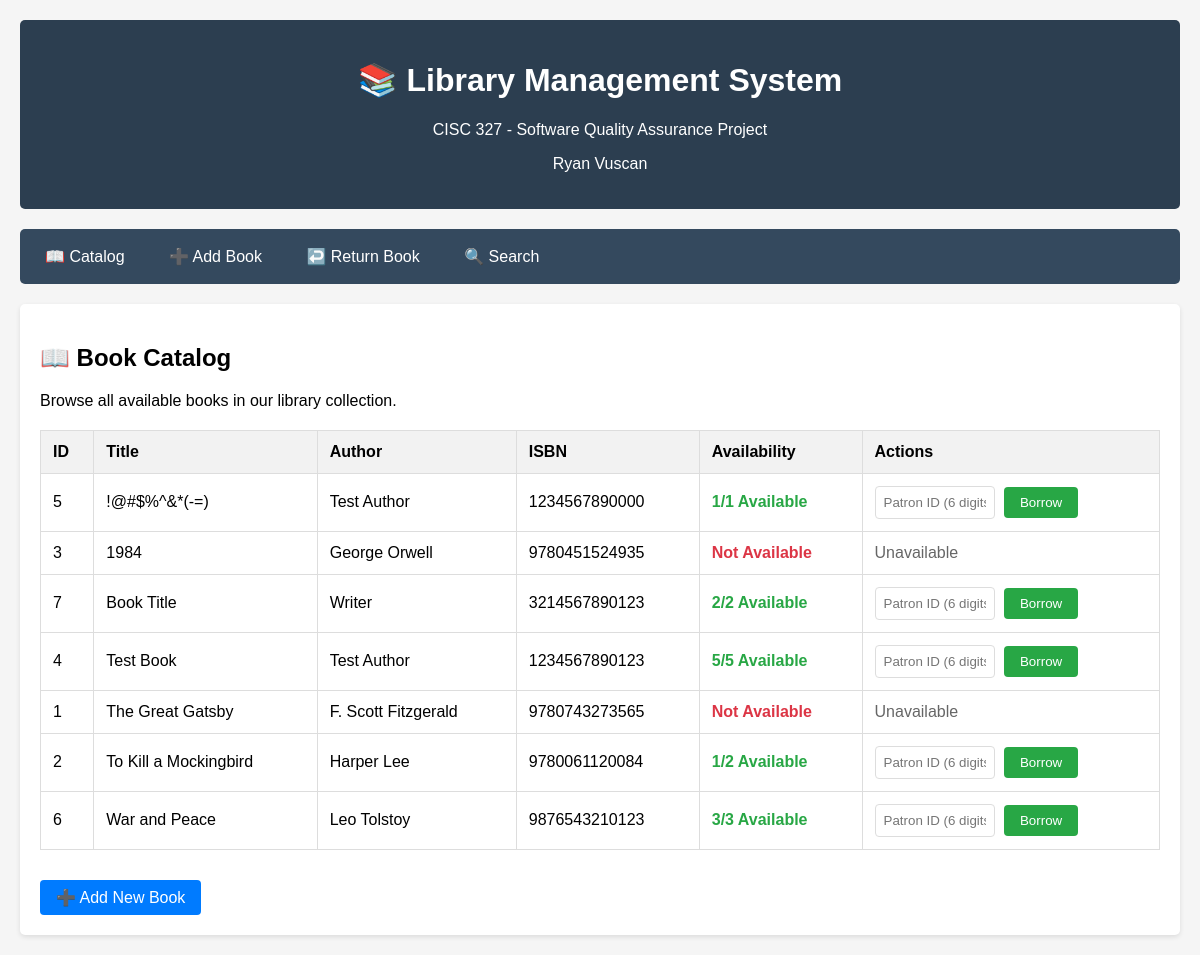
The app's page /catalog, older data.
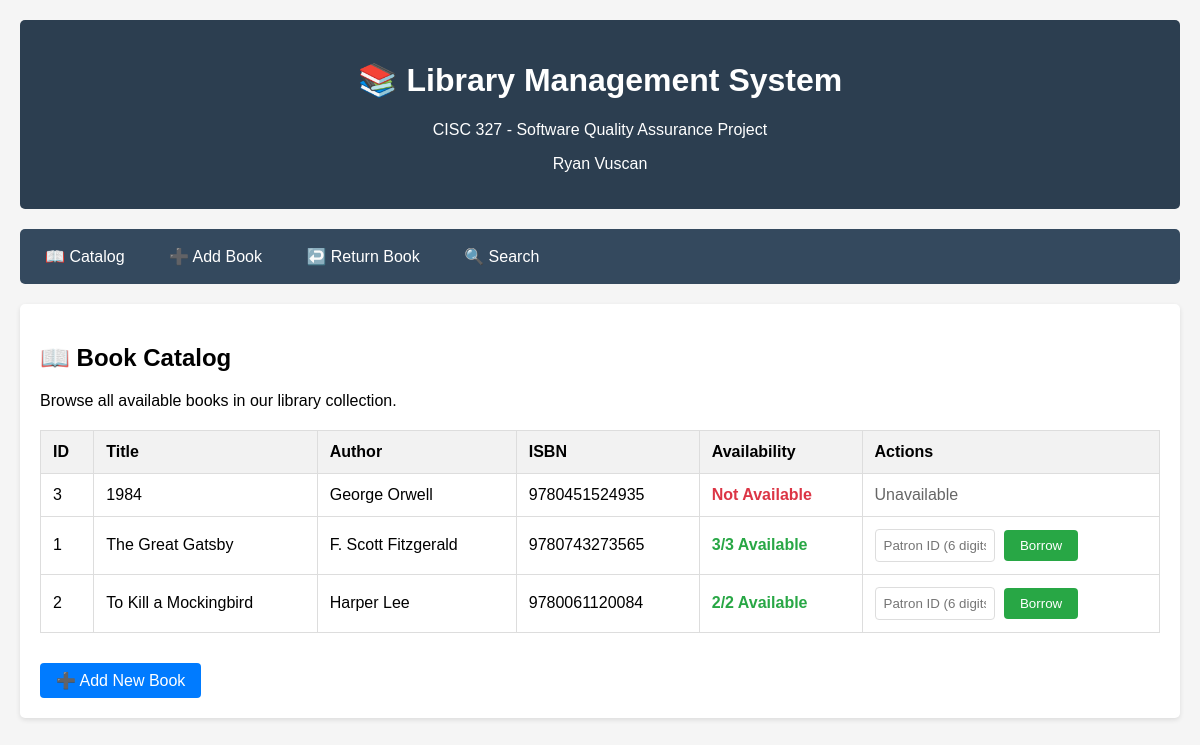
The same page, newer data.
### tables this page shows
CREATE TABLE books (
            id INTEGER PRIMARY KEY AUTOINCREMENT,
            title TEXT NOT NULL,
            author TEXT NOT NULL,
            isbn TEXT UNIQUE NOT NULL,
            total_copies INTEGER NOT NULL,
            available_copies INTEGER NOT NULL
        );

### routes/catalog_routes.py (the view)
@catalog_bp.route('/catalog')
def catalog():
    books = get_all_books()
    return render_template('catalog.html', books=books)

### database.py (called while the page is built)
def get_db_connection():
    conn = sqlite3.connect(DATABASE)
    conn.row_factory = sqlite3.Row  # This enables column access by name
    return conn

def get_all_books() -> List[Dict]:
    conn = get_db_connection()
    books = conn.execute('SELECT * FROM books ORDER BY title').fetchall()
    conn.close()
    return [dict(book) for book in books]

### templates/catalog.html (shortened to what this page needs)
{% extends "base.html" %}
{% block content %}
<h2>📖 Book Catalog</h2>
<p>Browse all available books in our library collection.</p>
{% if books %}
<table>
    <thead>
        <tr>
            <th>ID</th>
            <th>Title</th>
            <th>Author</th>
            <th>ISBN</th>
            <th>Availability</th>
            <th>Actions</th>
        </tr>
    </thead>
    <tbody>
        {% for book in books %}
        <tr>
            <td>{{ book.id }}</td>
            <td>{{ book.title }}</td>
            <td>{{ book.author }}</td>
            <td>{{ book.isbn }}</td>
            <td>
                {% if book.available_copies > 0 %}
                    <span class="status-available">{{ book.available_copies }}/{{ book.total_copies }} Available</span>
                {% else %}
                    <span class="status-unavailable">Not Available</span>
                {% endif %}
            </td>
            <td>
                {% if book.available_copies > 0 %}
                    <form method="POST" action="{{ url_for('borrowing.borrow_book') }}" style="display: inline;">
                        <input type="text" name="patron_id" placeholder="Patron ID (6 digits)"
                               pattern="[0-9]{6}" maxlength="6" required style="width: 120px; margin-right: 5px;">
                        <button type="submit" class="btn btn-success">Borrow</button>
                    </form>
                {% else %}
                    <span style="color: #666;">Unavailable</span>
                {% endif %}
            </td>
        </tr>
        {% endfor %}
    </tbody>
</table>
{% else %}
<div style="text-align: center; padding: 40px; color: #666;">
    <h3>No books in catalog</h3>
    <p>The library catalog is empty. <a href="{{ url_for('catalog.add_book') }}">Add the first book</a> to get started.</p>
</div>
{% endif %}
<div style="margin-top: 30px;">
    <a href="{{ url_for('catalog.add_book') }}" class="btn">➕ Add New Book</a>
</div>
{% endblock %}

### templates/base.html (shortened to what this page needs)
<!DOCTYPE html>
<html lang="en">
<head>
</head>
<body>
    <div class="header">
        <h1>📚 Library Management System</h1>
        <p>CISC 327 - Software Quality Assurance Project</p>
        <p>Ryan Vuscan</p>
    </div>
    <div class="nav">
        <a href="{{ url_for('catalog.catalog') }}">📖 Catalog</a>
        <a href="{{ url_for('catalog.add_book') }}">➕ Add Book</a>
        <a href="{{ url_for('borrowing.return_book') }}">↩️ Return Book</a>
        <a href="{{ url_for('search.search_books') }}">🔍 Search</a>
    </div>
    <div class="content">
        {% block content %}{% endblock %}
    </div>
</body>
</html>

### templates/base.html (style rules this page uses)
body { font-family: Arial, sans-serif; max-width: 1200px; margin: 0 auto; padding: 20px; background-color: #f5f5f5; }
.header { background-color: #2c3e50; color: white; padding: 20px; text-align: center; margin-bottom: 20px; border-radius: 5px; }
.nav { background-color: #34495e; padding: 10px; margin-bottom: 20px; border-radius: 5px; }
.nav a { color: white; text-decoration: none; padding: 8px 15px; margin-right: 10px; border-radius: 3px; display: inline-block; }
.content { background-color: white; padding: 20px; border-radius: 5px; box-shadow: 0 2px 5px rgba(0,0,0,0.1); }
table { width: 100%; border-collapse: collapse; margin-top: 20px; }
th, td { border: 1px solid #ddd; padding: 12px; text-align: left; }
th { background-color: #f2f2f2; font-weight: bold; }
.btn { background-color: #007bff; color: white; padding: 8px 16px; border: none; border-radius: 4px; cursor: pointer; text-decoration: none; display: inline-block; }
.btn-success { background-color: #28a745; }
input[type="text"], input[type="number"], select { width: 100%; padding: 8px; border: 1px solid #ddd; border-radius: 4px; box-sizing: border-box; }
.status-available { color: #28a745; font-weight: bold; }
.status-unavailable { color: #dc3545; font-weight: bold; }

Row changes from the older to the newer data that the page shows:
removed books: id "5", title "!@#$%^&*(-=)", author "Test Author", isbn "1234567890000", available_copies "1", total_copies "1"
removed books: id "7", title "Book Title", author "Writer", isbn "3214567890123", available_copies "2", total_copies "2"
removed books: id "4", title "Test Book", author "Test Author", isbn "1234567890123", available_copies "5", total_copies "5"
removed books: id "6", title "War and Peace", author "Leo Tolstoy", isbn "9876543210123", available_copies "3", total_copies "3"
changed books "The Great Gatsby": available_copies (not shown) → "3"; total_copies (not shown) → "3"; available_copies "Not Available Unavailable" → "/ Available Borrow"
changed books "To Kill a Mockingbird": available_copies "1" → "2"
